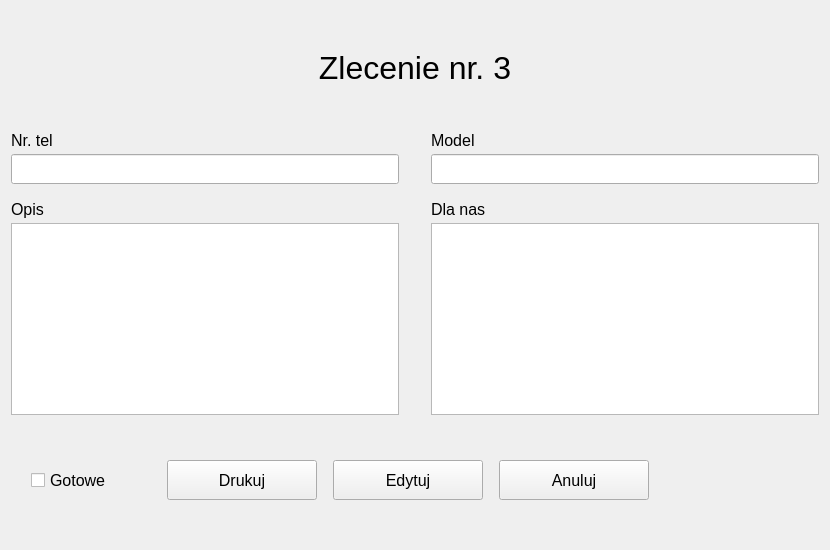
           <widget class="QWidget" name="infoPage">
            <layout class="QVBoxLayout" name="verticalLayout_6">
             <item>
              <spacer name="editPageVSpacer1_2">
               <property name="orientation">
                <enum>Qt::Orientation::Vertical</enum>
               </property>
               <property name="sizeHint" stdset="0">
                <size>
                 <width>20</width>
                 <height>39</height>
                </size>
               </property>
              </spacer>
             </item>
             <item>
              <widget class="QLabel" name="infoPageLabel">
               <property name="font">
                <font>
                 <pointsize>24</pointsize>
                </font>
               </property>
               <property name="text">
                <string>Zlecenie nr. 3</string>
               </property>
               <property name="alignment">
                <set>Qt::AlignmentFlag::AlignCenter</set>
               </property>
              </widget>
             </item>
             <item>
              <spacer name="editPageVSpacer2_2">
               <property name="orientation">
                <enum>Qt::Orientation::Vertical</enum>
               </property>
               <property name="sizeHint" stdset="0">
                <size>
                 <width>20</width>
                 <height>39</height>
                </size>
               </property>
              </spacer>
             </item>
             <item>
              <layout class="QGridLayout" name="infoPageInputGrid">
               <property name="horizontalSpacing">
                <number>32</number>
               </property>
               <property name="verticalSpacing">
                <number>16</number>
               </property>
               <item row="0" column="0">
                <layout class="QVBoxLayout" name="infoPagePhoneLayout">
                 <property name="spacing">
                  <number>4</number>
                 </property>
                 <item>
                  <widget class="QLabel" name="infoPagePhoneLabel">
                   <property name="font">
                    <font>
                     <pointsize>12</pointsize>
                    </font>
                   </property>
                   <property name="text">
                    <string>Nr. tel</string>
                   </property>
                  </widget>
                 </item>
                 <item>
                  <widget class="QLineEdit" name="infoPagePhoneLineEdit">
                   <property name="minimumSize">
                    <size>
                     <width>0</width>
                     <height>30</height>
                    </size>
                   </property>
                   <property name="cursor">
                    <cursorShape>IBeamCursor</cursorShape>
                   </property>
                   <property name="focusPolicy">
                    <enum>Qt::FocusPolicy::NoFocus</enum>
                   </property>
                   <property name="readOnly">
                    <bool>true</bool>
                   </property>
                  </widget>
                 </item>
                </layout>
               </item>
               <item row="0" column="1">
                <layout class="QVBoxLayout" name="infoPageModelLayout">
                 <property name="spacing">
                  <number>4</number>
                 </property>
                 <item>
                  <widget class="QLabel" name="infoPageModelLabel">
                   <property name="font">
                    <font>
                     <pointsize>12</pointsize>
                    </font>
                   </property>
                   <property name="text">
                    <string>Model</string>
                   </property>
                  </widget>
                 </item>
                 <item>
                  <widget class="QLineEdit" name="infoPageModelLineEdit">
                   <property name="minimumSize">
                    <size>
                     <width>0</width>
                     <height>30</height>
                    </size>
                   </property>
                   <property name="cursor">
                    <cursorShape>IBeamCursor</cursorShape>
                   </property>
                   <property name="focusPolicy">
                    <enum>Qt::FocusPolicy::NoFocus</enum>
                   </property>
                   <property name="readOnly">
                    <bool>true</bool>
                   </property>
                  </widget>
                 </item>
                </layout>
               </item>
               <item row="1" column="1">
                <layout class="QVBoxLayout" name="infoPageForUsLayout">
                 <property name="spacing">
                  <number>4</number>
                 </property>
                 <item>
                  <widget class="QLabel" name="infoPageForUsLabel">
                   <property name="font">
                    <font>
                     <pointsize>12</pointsize>
                    </font>
                   </property>
                   <property name="text">
                    <string>Dla nas</string>
                   </property>
                  </widget>
                 </item>
                 <item>
                  <widget class="QPlainTextEdit" name="infoPageForUsPlainTextEdit">
                   <property name="cursor" stdset="0">
                    <cursorShape>IBeamCursor</cursorShape>
                   </property>
                   <property name="focusPolicy">
                    <enum>Qt::FocusPolicy::NoFocus</enum>
                   </property>
                   <property name="readOnly">
                    <bool>true</bool>
                   </property>
                  </widget>
                 </item>
                </layout>
               </item>
               <item row="1" column="0">
                <layout class="QVBoxLayout" name="infoPageDescLayout">
                 <property name="spacing">
                  <number>4</number>
                 </property>
                 <item>
                  <widget class="QLabel" name="infoPageDescLabel">
                   <property name="font">
                    <font>
                     <pointsize>12</pointsize>
                    </font>
                   </property>
                   <property name="text">
                    <string>Opis</string>
                   </property>
                  </widget>
                 </item>
                 <item>
                  <widget class="QPlainTextEdit" name="infoPageDescPlainTextEdit">
                   <property name="cursor" stdset="0">
                    <cursorShape>IBeamCursor</cursorShape>
                   </property>
                   <property name="focusPolicy">
                    <enum>Qt::FocusPolicy::NoFocus</enum>
                   </property>
                   <property name="readOnly">
                    <bool>true</bool>
                   </property>
                  </widget>
                 </item>
                </layout>
               </item>
              </layout>
             </item>
             <item>
              <spacer name="editPageVSpacer3_2">
               <property name="orientation">
                <enum>Qt::Orientation::Vertical</enum>
               </property>
               <property name="sizeHint" stdset="0">
                <size>
                 <width>20</width>
                 <height>39</height>
                </size>
               </property>
              </spacer>
             </item>
             <item>
              <layout class="QHBoxLayout" name="infoPageButtonsLayout">
               <property name="spacing">
                <number>16</number>
               </property>
               <item>
                <spacer name="infoPageHSpacer1">
                 <property name="orientation">
                  <enum>Qt::Orientation::Horizontal</enum>
                 </property>
                 <property name="sizeType">
                  <enum>QSizePolicy::Policy::Minimum</enum>
                 </property>
                 <property name="sizeHint" stdset="0">
                  <size>
                   <width>20</width>
                   <height>20</height>
                  </size>
                 </property>
                </spacer>
               </item>
               <item>
                <widget class="QCheckBox" name="infoPageReadyCheckBox">
                 <property name="sizePolicy">
                  <sizepolicy hsizetype="Fixed" vsizetype="Fixed">
                   <horstretch>0</horstretch>
                   <verstretch>0</verstretch>
                  </sizepolicy>
                 </property>
                 <property name="minimumSize">
                  <size>
                   <width>100</width>
                   <height>40</height>
                  </size>
                 </property>
                 <property name="font">
                  <font>
                   <pointsize>12</pointsize>
                  </font>
                 </property>
                 <property name="cursor">
                  <cursorShape>PointingHandCursor</cursorShape>
                 </property>
                 <property name="text">
                  <string>Gotowe</string>
                 </property>
                </widget>
               </item>
               <item>
                <spacer name="infoPageHSpacer2">
                 <property name="orientation">
                  <enum>Qt::Orientation::Horizontal</enum>
                 </property>
                 <property name="sizeType">
                  <enum>QSizePolicy::Policy::Expanding</enum>
                 </property>
                 <property name="sizeHint" stdset="0">
                  <size>
                   <width>20</width>
                   <height>20</height>
                  </size>
                 </property>
                </spacer>
               </item>
               <item>
                <widget class="QPushButton" name="infoPageConfirmButton">
                 <property name="minimumSize">
                  <size>
                   <width>150</width>
                   <height>40</height>
                  </size>
                 </property>
                 <property name="font">
                  <font>
                   <pointsize>12</pointsize>
                  </font>
                 </property>
                 <property name="cursor">
                  <cursorShape>PointingHandCursor</cursorShape>
                 </property>
                 <property name="text">
                  <string>Drukuj</string>
                 </property>
                </widget>
               </item>
               <item>
                <widget class="QPushButton" name="infoPageEditButton">
                 <property name="minimumSize">
                  <size>
                   <width>150</width>
                   <height>40</height>
                  </size>
                 </property>
                 <property name="font">
                  <font>
                   <pointsize>12</pointsize>
                  </font>
                 </property>
                 <property name="cursor">
                  <cursorShape>PointingHandCursor</cursorShape>
                 </property>
                 <property name="text">
                  <string>Edytuj</string>
                 </property>
                </widget>
               </item>
               <item>
                <widget class="QPushButton" name="infoPageCancelButton">
                 <property name="minimumSize">
                  <size>
                   <width>150</width>
                   <height>40</height>
                  </size>
                 </property>
                 <property name="font">
                  <font>
                   <pointsize>12</pointsize>
                  </font>
                 </property>
                 <property name="cursor">
                  <cursorShape>PointingHandCursor</cursorShape>
                 </property>
                 <property name="text">
                  <string>Anuluj</string>
                 </property>
                </widget>
               </item>
               <item>
                <spacer name="infoPageHSpacer3">
                 <property name="orientation">
                  <enum>Qt::Orientation::Horizontal</enum>
                 </property>
                 <property name="sizeType">
                  <enum>QSizePolicy::Policy::Expanding</enum>
                 </property>
                 <property name="sizeHint" stdset="0">
                  <size>
                   <width>40</width>
                   <height>20</height>
                  </size>
                 </property>
                </spacer>
               </item>
               <item>
                <spacer name="infoPageHSpacer4">
                 <property name="orientation">
                  <enum>Qt::Orientation::Horizontal</enum>
                 </property>
                 <property name="sizeType">
                  <enum>QSizePolicy::Policy::Fixed</enum>
                 </property>
                 <property name="sizeHint" stdset="0">
                  <size>
                   <width>130</width>
                   <height>20</height>
                  </size>
                 </property>
                </spacer>
               </item>
              </layout>
             </item>
             <item>
              <spacer name="editPageVSpacer4_2">
               <property name="orientation">
                <enum>Qt::Orientation::Vertical</enum>
               </property>
               <property name="sizeHint" stdset="0">
                <size>
                 <width>20</width>
                 <height>39</height>
                </size>
               </property>
              </spacer>
             </item>
            </layout>
           </widget>
